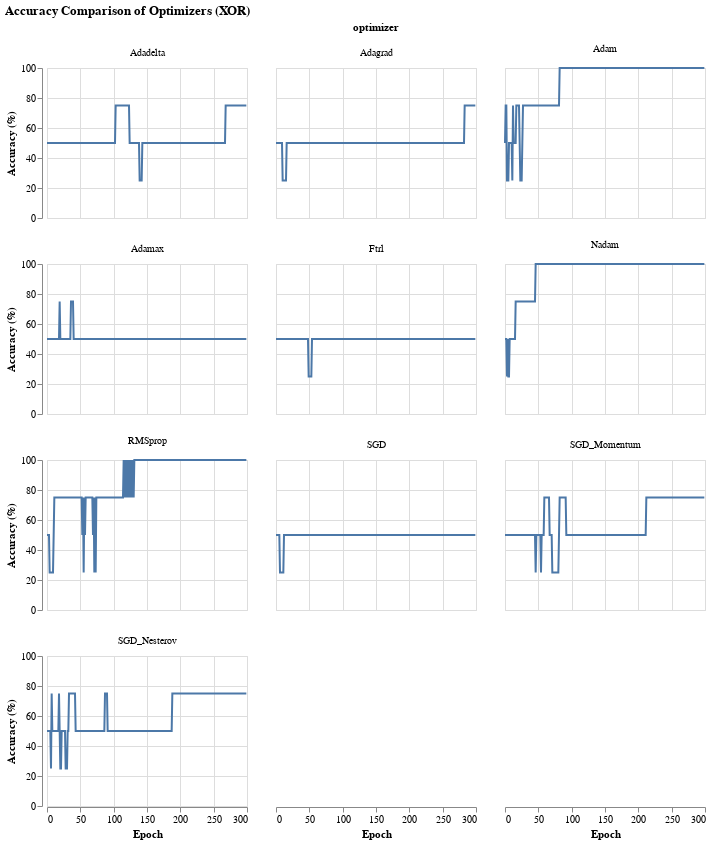

Notebook code cell kept with this figure:
### Code cell
import numpy as np
import pandas as pd
import altair as alt
import tensorflow as tf
from tensorflow.keras.models import Sequential
from tensorflow.keras.layers import Dense
from tensorflow.keras.optimizers import (
    SGD, RMSprop, Adam,
    Adagrad, Adadelta, Adamax, Nadam, Ftrl
)


# Set seeds
np.random.seed(42)
tf.random.set_seed(42)

# Data (XOR problem)
y = np.array([[0, 1, 1, 0]]).T
X = np.array([[0, 0, 1, 1],
              [0, 1, 0, 1]]).T

# List of optimizers to compare
optimizers = {
    # Basic SGD
    "SGD": SGD(learning_rate=0.1),

    # SGD with Momentum
    "SGD_Momentum": SGD(learning_rate=0.1, momentum=0.9),

    # Nesterov Momentum
    "SGD_Nesterov": SGD(learning_rate=0.1, momentum=0.9, nesterov=True),

    # Adaptive methods
    "Adagrad": Adagrad(learning_rate=0.1),
    "Adadelta": Adadelta(learning_rate=1.0),
    "RMSprop": RMSprop(learning_rate=0.01),

    # Adam family
    "Adam": Adam(learning_rate=0.01),
    "Adamax": Adamax(learning_rate=0.01),
    "Nadam": Nadam(learning_rate=0.01),

    # FTRL (mainly used for sparse models, but can test)
    "Ftrl": Ftrl(learning_rate=0.1)
}


results = []

# Train model with each optimizer
for name, opt in optimizers.items():

    # Recreate model each time
    model = Sequential()
    model.add(Dense(16, input_dim=2, activation='sigmoid'))
    model.add(Dense(1, activation='sigmoid'))

    model.compile(loss='mean_squared_error',
                  optimizer=opt,
                  metrics=['binary_accuracy'])

    history = model.fit(X, y, epochs=300, verbose=0)

    # Store accuracy history
    for epoch, acc in enumerate(history.history['binary_accuracy']):
        results.append({
            "epoch": epoch,
            "accuracy": acc * 100,
            "optimizer": name
        })

# Create DataFrame
df = pd.DataFrame(results)

# Plot comparison graph
chart = alt.Chart(df).mark_line().encode(
    x=alt.X('epoch', title='Epoch'),
    y=alt.Y('accuracy', title='Accuracy (%)', scale=alt.Scale(domain=[0, 100])),
).properties(
    width=200,
    height=150
).facet(
    facet='optimizer',
    columns=3
).properties(
    title='Accuracy Comparison of Optimizers (XOR)'
)

chart

### Figure 1 — Vega-Lite specification as saved in the notebook (floating-point values rounded to 4 significant figures; data arrays with more than 128 entries replaced by an {"elided": "..."} marker saying what was removed)
{"config": {"view": {"continuousWidth": 300, "continuousHeight": 300}}, "data": {"name": "data-876daac9c77fcb4839a13ba5e59223da"}, "facet": {"field": "optimizer", "type": "nominal"}, "spec": {"mark": {"type": "line"}, "encoding": {"x": {"field": "epoch", "title": "Epoch", "type": "quantitative"}, "y": {"field": "accuracy", "scale": {"domain": [0, 100]}, "title": "Accuracy (%)", "type": "quantitative"}}, "height": 150, "width": 200}, "columns": 3, "title": "Accuracy Comparison of Optimizers (XOR)", "$schema": "https://vega.github.io/schema/vega-lite/v5.20.1.json", "datasets": {"data-876daac9c77fcb4839a13ba5e59223da": {"elided": "3000 records"}}}
